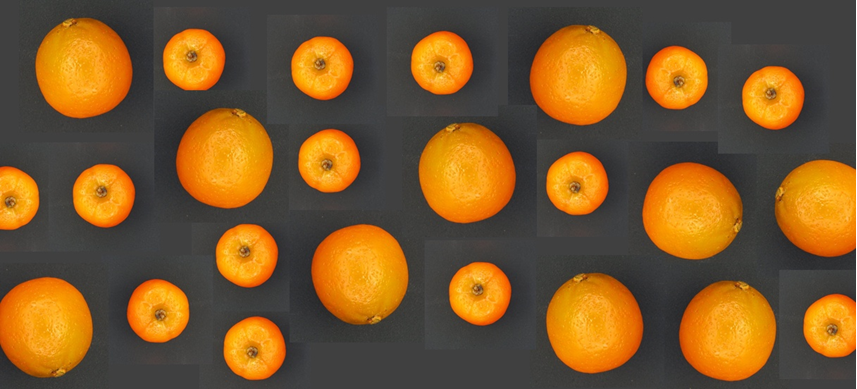
%> input picture nm.png, 857 x 389 px
$ octave separaFrutas.m   (GNU Octave 9; MATLAB toolbox functions it lacks are replaced by stand-ins)
%> lines starting %> are read from the running program, lines starting %| are printed output that depends on the picture; in (x1, y1, x2, y2) boxes, pixels count from 0 and x2, y2 are one past the last pixel; in counts of white or black regions, pixels touching at a corner belong together; the program's own positions count from 1
imagen=imread('nm.png');
%> imagen is the input picture: size 389x857x3 uint8; mean R, G, B 122.5, 87.8, 43.3
subplot(2,2,1)
imshow(imagen)
title('Imagen Original')
%Binarizaci髇 imagen
level=graythresh(imagen);
%> level = 0.51
bn=im2bw(imagen,level);
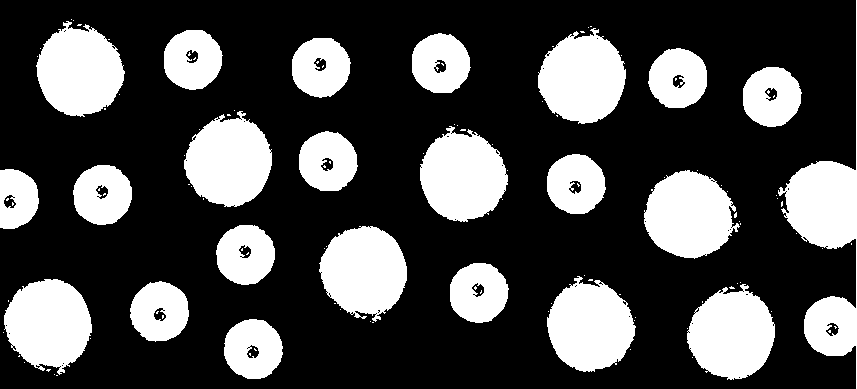
%> bn: size 389x857 logical; 29% white; 119 white regions (96 under 20 px), largest, box (x1, y1, x2, y2) and area: (778, 0, 857, 389) 8127, (319, 226, 407, 322) 6073, (538, 28, 626, 124) 6066
subplot(2,2,2)
imshow(bn)
title('Imagen Binarizada')
%preprocesamiento
bn=edge(bn,'sobel','vertical');
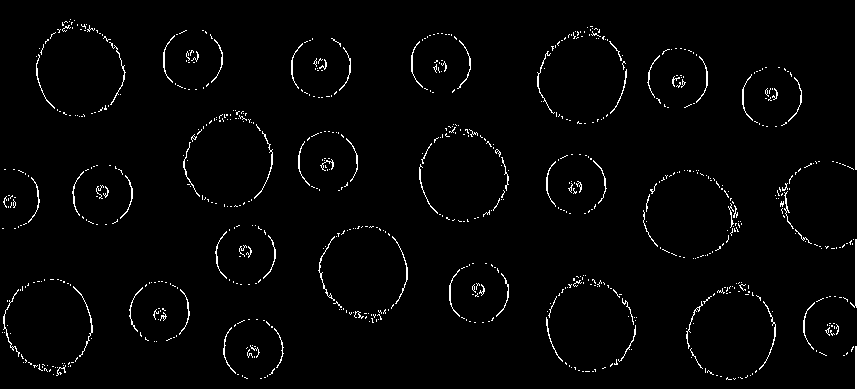
%> bn: size 389x857 logical; 2.2% white in thin lines or dots
subplot(2,2,3)
imshow(bn)
title('Imagen filtrada: detec. de bordes')
